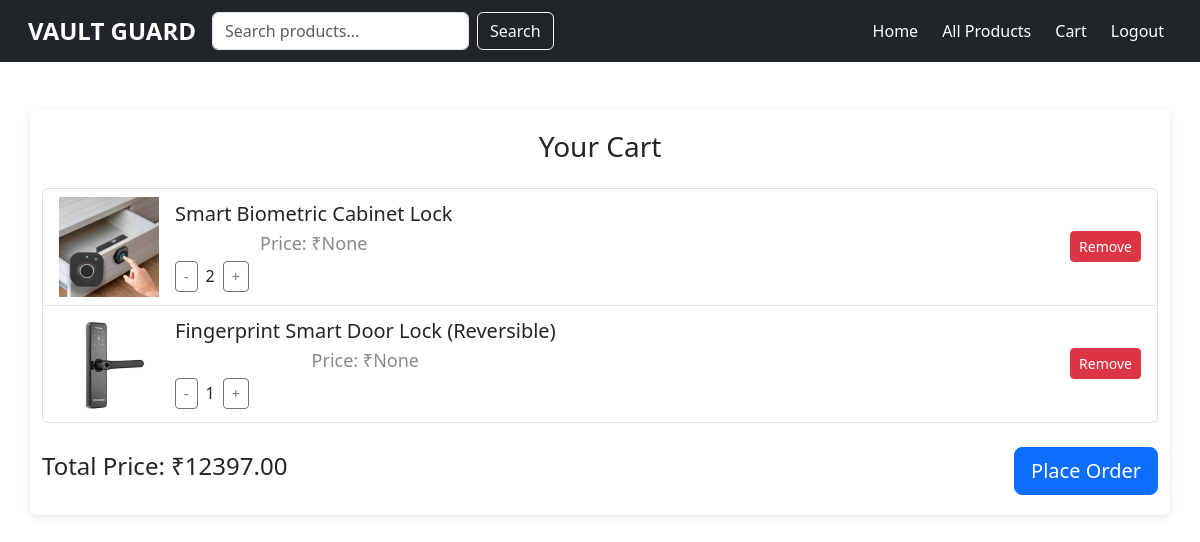
The page /cart/ (signed in) on the database as committed earlier.
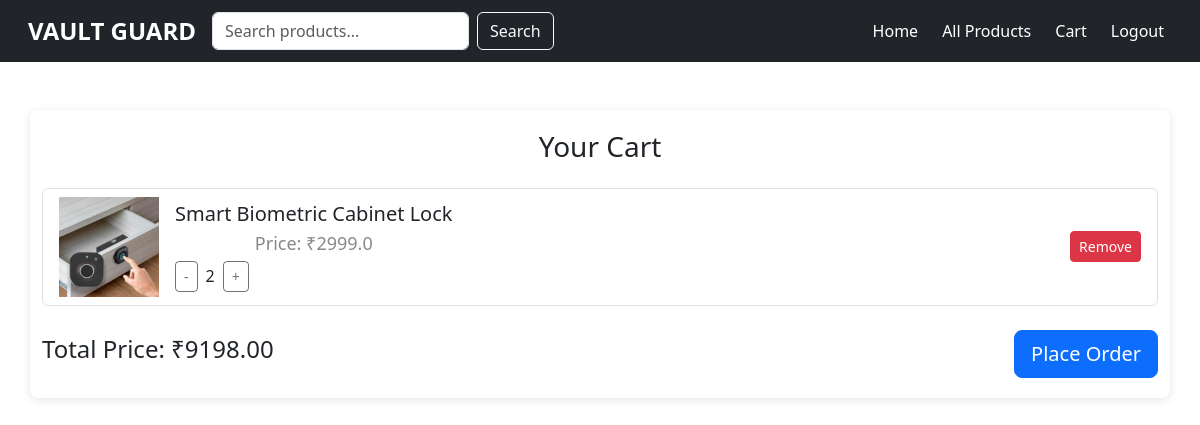
The same page on the database as committed later.
### app/models.py (models this page shows, shortened)
class CartItem(models.Model):
    cart = models.ForeignKey(Cart, related_name='items', on_delete=models.CASCADE)
    product = models.ForeignKey(Product, on_delete=models.CASCADE)
    quantity = models.PositiveIntegerField(default=1)
    def get_total_price(self):
        return self.product.price * self.quantity

class Product(models.Model):
    name = models.CharField(max_length=255)
    price = models.FloatField()
    offerprice = models.FloatField(blank=True, null=True)
    description = models.TextField()
    category = models.CharField(max_length=100, choices=CATEGORY_CHOICES)
    warranty = models.CharField(max_length=100, blank=True, null=True)
    quantity = models.IntegerField(default=0)
    stock = models.PositiveIntegerField(default=1)
    image = models.ImageField(upload_to='product_images/', blank=True, null=True)
    image1 = models.ImageField(upload_to='product_images/', blank=True, null=True)
    image2 = models.ImageField(upload_to='product_images/', blank=True, null=True)
    image3 = models.ImageField(upload_to='product_images/', blank=True, null=True)
    image4 = models.ImageField(upload_to='product_images/', blank=True, null=True)
    image5 = models.ImageField(upload_to='product_images/', blank=True, null=True)

### app/views.py (the view)
# urls.py: path('cart/', views.cart_view, name='cart_view'),
@login_required(login_url='login')
def cart_view(request):
    cart = Cart.objects.filter(user=request.user).first()
    cart_items = cart.items.all() if cart else []
    total_price = sum(item.get_total_price() for item in cart_items)
    return render(request, 'cart.html', {'cart_items': cart_items, 'total_price': total_price})

### templates/cart.html (shortened to what this page needs)
{% load static %}
<!DOCTYPE html>
<html lang="en">
<head>
    <link rel="stylesheet" href="{% static 'css/cart.css' %}">
    <link href="https://cdn.jsdelivr.net/npm/bootstrap@5.3.3/dist/css/bootstrap.min.css" rel="stylesheet">
</head>
<body>
<header class="navbar navbar-expand-lg navbar-dark bg-dark px-3">
    <div class="container-fluid">
        <a class="navbar-brand" href="#">VAULT GUARD</a>
        <div class="collapse navbar-collapse justify-content-between" id="navbarNav">
            <form class="d-flex me-auto" method="GET" action="{% url 'search_results' %}">
                <input class="form-control me-2" type="text" name="q" placeholder="Search products..." required>
                <button class="btn btn-outline-light" type="submit">Search</button>
            </form>
            <ul class="navbar-nav ms-3 gap-2">
                <li class="nav-item"><a class="nav-link text-white" href="{% url 'index' %}">Home</a></li>
                <li class="nav-item"><a class="nav-link text-white" href="{% url 'product_list' %}">All Products</a></li>
                <li class="nav-item"><a class="nav-link text-white" href="{% url 'cart_view' %}">Cart</a></li>
                {% if user.is_authenticated %}
                    <li class="nav-item"><a class="nav-link text-white" href="{% url 'logout' %}">Logout</a></li>
                {% else %}
                    <li class="nav-item"><a class="nav-link text-white" href="{% url 'userlogin' %}">Login</a></li>
                {% endif %}
            </ul>
        </div>
    </div>
</header>
<div class="container my-5 cart-container">
    <h1 class="mb-4">Your Cart</h1>
    {% if cart_items %}
    <ul class="list-group">
        {% for item in cart_items %}
        <li class="list-group-item d-flex align-items-center justify-content-between flex-wrap">
            <div class="d-flex align-items-center gap-3">
                <img src="{{ item.product.image.url }}" alt="{{ item.product.name }}" class="img-fluid" style="max-width: 100px;">
                <div>
                    <h5 class="mb-1">{{ item.product.name }}</h5>
                    <p class="mb-1">Price: ₹{{ item.product.offerprice }}</p>
                    <div class="d-flex align-items-center gap-2">
                        <form method="post" action="{% url 'decrement_cart' item.id %}">
                            <button type="submit" class="btn btn-sm btn-outline-secondary">-</button>
                        </form>
                        <span>{{ item.quantity }}</span>
                        <form method="post" action="{% url 'increment_cart' item.id %}">
                            <button type="submit" class="btn btn-sm btn-outline-secondary">+</button>
                        </form>
                    </div>
                </div>
            </div>
            <form method="post" action="{% url 'delete_cart_item' item.id %}">
                <button type="submit" class="btn btn-danger btn-sm">Remove</button>
            </form>
        </li>
        {% endfor %}
    </ul>
<div class="mt-4 d-flex justify-content-between align-items-center">
    <h4>Total Price: ₹{{ total_price|floatformat:2 }}</h4>
    <a href="{% url 'checkout' %}" class="btn btn-primary btn-lg">Place Order</a>
</div>
    {% else %}
    <p>Your cart is empty.</p>
    {% endif %}
</div>
</body>
</html>

### static/css/cart.css (style rules this page uses)
body { font-family: Arial, sans-serif; margin: 0; padding: 0; background-color: #f8f9fa; }
.navbar { background-color: #333; color: white; padding: 15px; display: flex; justify-content: space-between; align-items: center; }
.navbar .navbar-brand { font-size: 24px; font-weight: bold; color: white; text-decoration: none; }
.cart-container { max-width: 1000px; margin: 40px auto; padding: 20px; background: white; border-radius: 8px; box-shadow: 0px 2px 10px rgba(0, 0, 0, 0.1); }
.cart-container h1 { text-align: center; font-size: 28px; margin-bottom: 20px; }
ul { list-style: none; padding: 0; }
.cart-container p { text-align: center; font-size: 18px; color: #888; }

Rows that differ between the two databases and show on the page:
removed CartItem: product.image (picture), product.name "Fingerprint Smart Door Lock (Reversible)", product.offerprice "None", quantity "1"
changed through a linked row, CartItem "Smart Biometric Cabinet Lock": product.offerprice "None" → "2999.0"
Other text that changed with them:
{{ total_price|floatformat:2 }}: "12397.00" → "9198.00"
